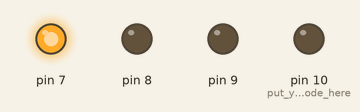
Recording of a sketch running on a simulated Arduino Uno, built with avr-gcc and run on an emulated ATmega328P. On the bench: output pins drawn as LEDs (lit = HIGH).

Above: at 0.5 s.
At 2.5 s:
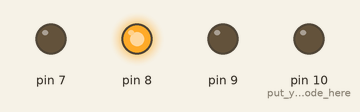
At 4.5 s:
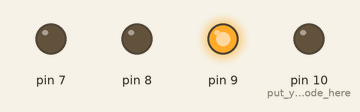
At 6.5 s:
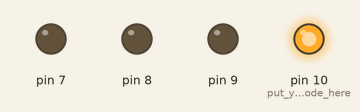
At 9.5 s:
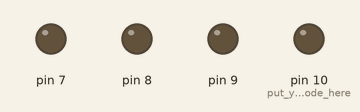
Timing chart, 0 to 10.4 s (numbered marks = the images above):
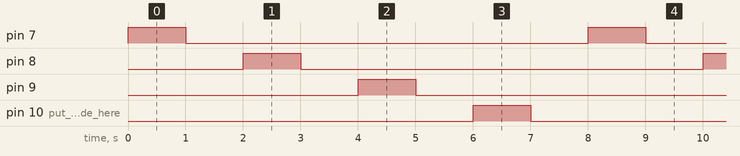

The sketch:

Led_Chaser.ino
```cpp
void setup() {
  pinMode(7,OUTPUT);
  pinMode(8,OUTPUT);
  pinMode(9,OUTPUT);
  pinMode(10,OUTPUT);// put your setup code here, to run once:

}

void loop() {
  digitalWrite(7,HIGH);
  delay(1000);
  digitalWrite(7,LOW);
  delay(1000);
   digitalWrite(8,HIGH);
  delay(1000);
  digitalWrite(8,LOW);
  delay(1000);
   digitalWrite(9,HIGH);
  delay(1000);
  digitalWrite(9,LOW);
  delay(1000);
 digitalWrite(10,HIGH);
  delay(1000);
  digitalWrite(10,LOW);
  delay(1000);


   // put your main code here, to run repeatedly:

}
```

Measured:
- by itself, pin 7–9, pin 10 (put_your_setup_code_here): alternates HIGH for 1.0 s and LOW for 7.0 s
- by itself, everything shown: repeats every 8.0 s, in 8 steps
